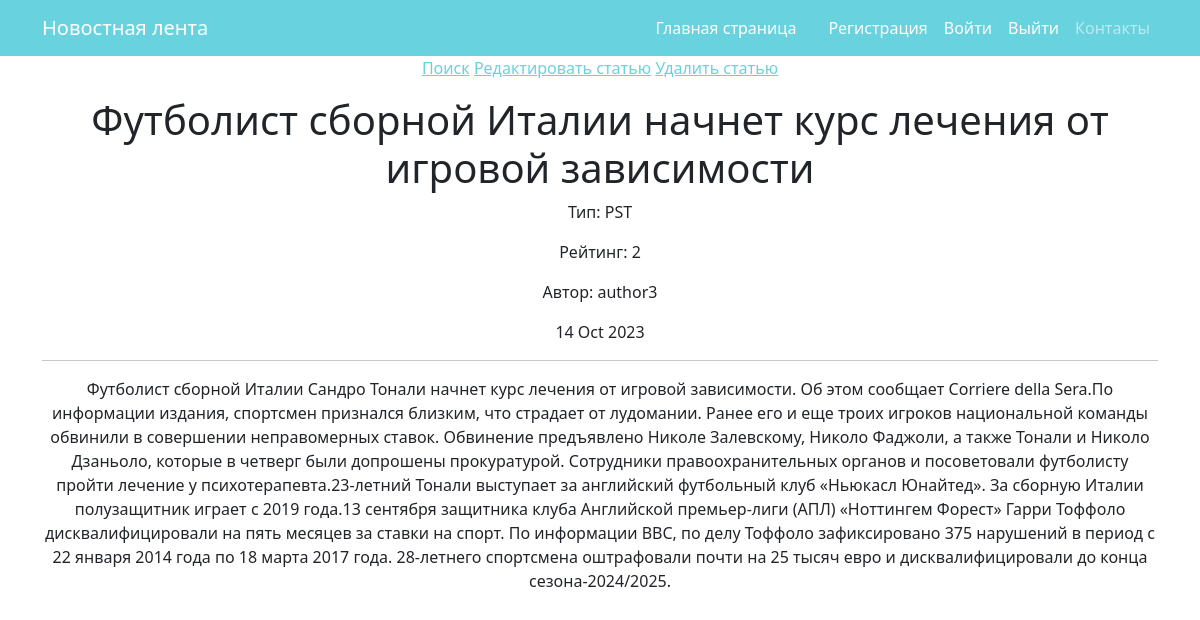
/news/3/, run on the app's committed database.
### news/models.py (models this page shows, shortened)
class Post(models.Model):
    author = models.ForeignKey(Author, on_delete=models.CASCADE, verbose_name=pgettext_lazy('Author', 'Author'))
    type = models.CharField(max_length=7, choices=TYPE, default='NWS')
    time_in = models.DateTimeField(auto_now_add=True)
    category = models.ManyToManyField(Category, through='PostCategory')
    title = models.CharField(max_length=100)
    text = models.TextField()
    rating = models.IntegerField(default=0)

class Author(models.Model):
    name = models.CharField(max_length=255)
    users = models.OneToOneField(User, on_delete=models.CASCADE)
    user_rating = models.IntegerField(default=0)
    def __str__(self):
        return self.name

### news/views.py (the view)
# urls.py: path('<int:pk>/', PostDetail.as_view(), name='post'),
class PostDetail(DetailView):
    model = Post
    template_name = 'post.html'
    context_object_name = 'post'
    queryset = Post.objects.all()

### templates/post.html (shortened to what this page needs)
{% extends 'flatpages/default.html' %}
{% block content %}
<a href="/news/search/">Поиск</a>
<a href="{%url 'edit' post.pk%}">Редактировать статью</a>
<a href="{%url 'delete' post.pk%}">Удалить статью</a>
<p>
<h1>{{ post.title }}</h1>
<p> Тип: {{post.type}} </p>
<p> Рейтинг: {{post.rating}} </p>
<p> Автор: {{post.author}} </p>
<p>{{ post.time_in|date:'d M Y' }}</p>
<hr>{{ post.text }}</hr>
{% endblock content %}

### data on the page
Post: title "Футболист сборной Италии начнет курс лечения от игровой зависимости", type "PST", rating "2", author "author3", time_in "14 Oct 2023", text "Футболист сборной Италии Сандро Тонали начнет курс лечения от игровой зависимости. Об этом сообщает Corriere della Sera.По информации издания, спортсмен признался близким, что страдает от лудомании. Ранее его и еще троих игроков национальной команды обвинили в совершении неправомерных ставок. Обвинение предъявлено Николе Залевскому, Николо Фаджоли, а также Тонали и Николо Дзаньоло, которые в четверг были допрошены прокуратурой. Сотрудники правоохранительных органов и посоветовали футболисту пройти лечение у психотерапевта.23-летний Тонали выступает за английский футбольный клуб «Ньюкасл Юнайтед». За сборную Италии полузащитник играет с 2019 года.13 сентября защитника клуба Английской…"
